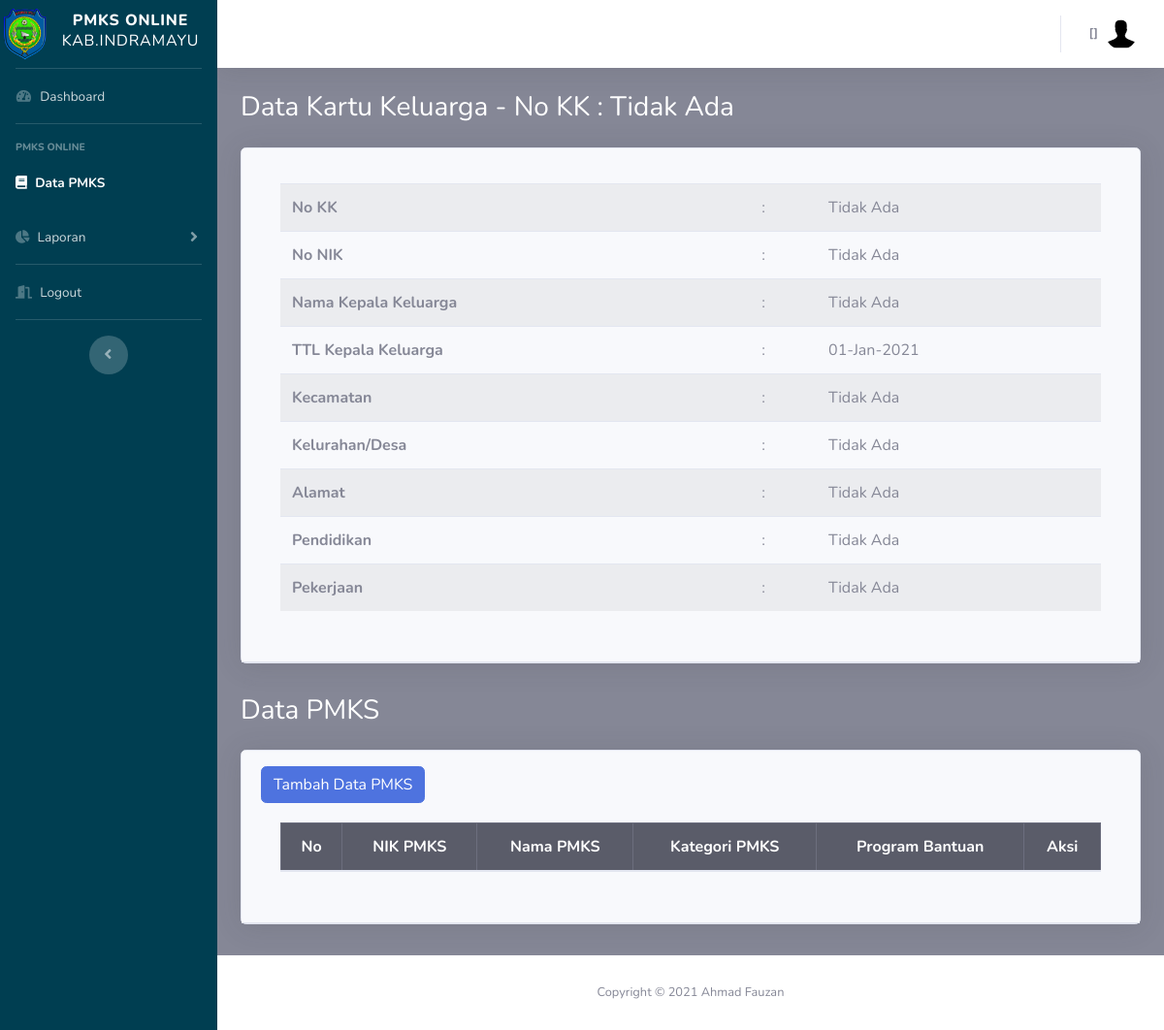
/pegawai/kk_detail.php?id=21, run on the app's committed database.
### tables this page shows
CREATE TABLE `kk` (
  `id_kk` int(11) NOT NULL,
  `id_kec` int(11) NOT NULL,
  `id_desa` int(11) NOT NULL,
  `no_kk` varchar(50) NOT NULL,
  `nik_kpl` varchar(50) NOT NULL,
  `nm_kpl` varchar(50) NOT NULL,
  `tgl_lhr_kpl` date NOT NULL,
  `alamat_kpl` varchar(100) NOT NULL,
  `pekerjaan_kpl` varchar(50) NOT NULL,
  `pendidikan_kpl` varchar(50) NOT NULL,
  `is_delete` int(11) NOT NULL,
  `row_edit` int(11) NOT NULL,
  `creator` int(11) NOT NULL,
  `time_input` datetime NOT NULL DEFAULT current_timestamp()
);

CREATE TABLE `kecamatan` (
  `id_kec` int(11) NOT NULL,
  `nm_kec` varchar(20) NOT NULL,
  `is_delete` int(11) NOT NULL,
  `row_edit` int(11) NOT NULL,
  `creator` int(11) NOT NULL,
  `time_input` datetime NOT NULL DEFAULT current_timestamp()
);

CREATE TABLE `desa` (
  `id_desa` int(10) NOT NULL,
  `nm_desa` varchar(25) NOT NULL,
  `id_kec` int(11) NOT NULL,
  `is_delete` int(11) NOT NULL,
  `row_edit` int(11) NOT NULL,
  `creator` int(11) NOT NULL,
  `time_input` datetime NOT NULL DEFAULT current_timestamp()
);

### config.php (called while the page is built, shortened)
<?php
	$database = 'pmks';
?>

### functions.php (called while the page is built, shortened)
<?php
function query($query)
{
	include('config.php');
	$result = mysqli_query($koneksi, $query);
	$rows = [];
	while ($row = mysqli_fetch_assoc($result)) {
		$rows[] = $row;
	}
	return $rows;
}

### pegawai/kk_detail.php (the view, shortened to what this page needs)
<?php
  include('templetes/sidebar.php');
  include('templetes/topbar.php');
  require_once "../functions.php";
  $id=$_GET['id'];
  $kk=query("SELECT * FROM kk where id_kk='$id'")[0];
  $kk2=query("SELECT a.*, b.*,c.* FROM kk a
               INNER JOIN kecamatan b USING (id_kec)
               INNER JOIN desa c USING (id_desa)
               WHERE a.id_kk = $id AND a.is_delete = 1 ");
?>
        <div class="container-fluid">
          <h1 class="h3 mb-4 text-judul">Data Kartu Keluarga - No KK : <?=$kk['no_kk'] ?></h1>
          <div class="card shadow mb-2">
            <div class="card-header py-3">
              <div class="card-body">
                <div class="table-responsive">
                <table class="table table-striped">
                  <tbody>
                    <?php foreach ($kk2 as $row):?>
                    <tr>
                      <th scope="row">No KK</th>
                      <td>:</td>
                      <td class="text-left"><?=$row['no_kk'] ?></td>
                    </tr>
                    <tr>
                      <th scope="row">No NIK</th>
                      <td>:</td>
                      <td class="text-left"><?=$row['nik_kpl'] ?></td>
                    </tr>
                    <tr>
                      <th scope="row">Nama Kepala Keluarga</th>
                      <td>:</td>
                      <td class="text-left"><?=$row['nm_kpl'] ?></td>
                    </tr>
                    <tr>
                      <th scope="row">TTL Kepala Keluarga</th>
                      <td>:</td>
                      <td class="text-left"><?=date('d-M-Y', strtotime($row['tgl_lhr_kpl'])) ?></td>
                    </tr>
                    <tr>
                      <th scope="row">Kecamatan</th>
                      <td>:</td>
                      <td class="text-left"><?=$row['nm_kec'] ?></td>
                    </tr>
                    <tr>
                      <th scope="row">Kelurahan/Desa</th>
                      <td>:</td>
                      <td class="text-left"><?=$row['nm_desa'] ?></td>
                    </tr>
                    <tr>
                      <th scope="row">Alamat</th>
                      <td>:</td>
                      <td class="text-left"><?=$row['alamat_kpl'] ?></td>
                    </tr>
                    <tr>
                      <th scope="row">Pendidikan</th>
                      <td>:</td>
                      <td class="text-left"><?=$row['pendidikan_kpl'] ?></td>
                    </tr>
                    <tr>
                      <th scope="row">Pekerjaan</th>
                      <td>:</td>
                      <td class="text-left"><?=$row['pekerjaan_kpl'] ?></td>
                    </tr>
                    <?php endforeach; ?>
                  </tbody>
                </table>
              </div>
            </div>
            </div>
          </div>
          <h1 class="h3 mb-4 text-judul">Data PMKS</h1>
          <div class="card shadow mb-2">
            <div class="card-header py-3">
              <button type="button" class="btn btn-primary" data-toggle="modal" data-target="#modalPmks">
                    Tambah Data PMKS
              </button>
              <div class="card-body">
                <div class="table-responsive">
                <table class="table table-bordered" width="100%" cellspacing="0">
                  <thead class="table-dark">
                    <tr>
                      <th class="text-center">No</th>
                      <th class="text-center">NIK PMKS</th>
                      <th class="text-center">Nama PMKS</th>
                      <th class="text-center">Kategori PMKS</th>
                      <th class="text-center">Program Bantuan</th>
                      <th class="text-center">Aksi</th>
                    </tr>
                  </thead>
                </table>
                </div>
              </div>
          </div>
        </div>
      </div>
      <br>
      <?php include('templetes/footer.php');?>

### pegawai/templetes/sidebar.php (style rules this page uses)
.text-judul { color: #ffffff; }

### data on the page
kk: no_kk "Tidak Ada", nik_kpl "Tidak Ada", nm_kpl "Tidak Ada", tgl_lhr_kpl "01-Jan-2021", id_kec.nm_kec "Tidak Ada", id_desa.nm_desa "Tidak Ada", alamat_kpl "Tidak Ada", pendidikan_kpl "Tidak Ada", pekerjaan_kpl "Tidak Ada"
